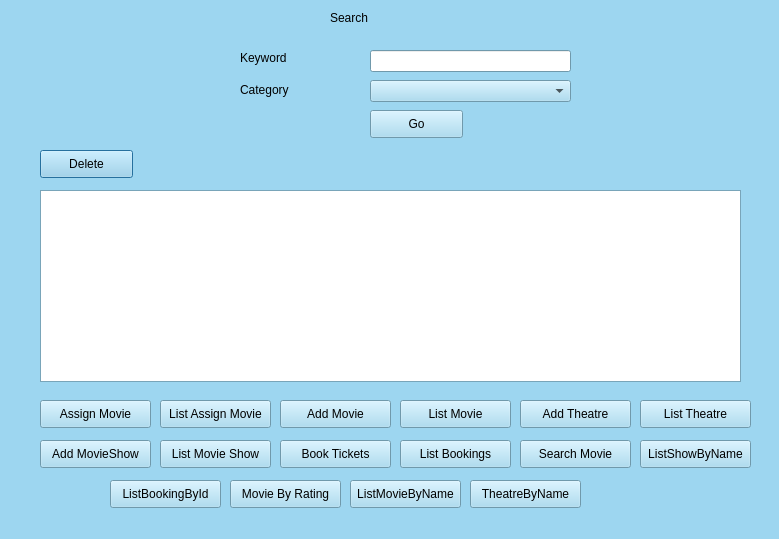
<?xml version="1.0" encoding="UTF-8"?>
<ui version="4.0">
 <class>AdmDialog</class>
 <widget class="QDialog" name="AdmDialog">
  <property name="geometry">
   <rect>
    <x>0</x>
    <y>0</y>
    <width>779</width>
    <height>539</height>
   </rect>
  </property>
  <property name="palette">
   <palette>
    <active>
     <colorrole role="WindowText">
      <brush brushstyle="SolidPattern">
       <color alpha="255">
        <red>0</red>
        <green>0</green>
        <blue>0</blue>
       </color>
      </brush>
     </colorrole>
     <colorrole role="Button">
      <brush brushstyle="SolidPattern">
       <color alpha="255">
        <red>157</red>
        <green>214</green>
        <blue>240</blue>
       </color>
      </brush>
     </colorrole>
     <colorrole role="Light">
      <brush brushstyle="SolidPattern">
       <color alpha="255">
        <red>255</red>
        <green>255</green>
        <blue>255</blue>
       </color>
      </brush>
     </colorrole>
     <colorrole role="Midlight">
      <brush brushstyle="SolidPattern">
       <color alpha="255">
        <red>206</red>
        <green>234</green>
        <blue>247</blue>
       </color>
      </brush>
     </colorrole>
     <colorrole role="Dark">
      <brush brushstyle="SolidPattern">
       <color alpha="255">
        <red>78</red>
        <green>107</green>
        <blue>120</blue>
       </color>
      </brush>
     </colorrole>
     <colorrole role="Mid">
      <brush brushstyle="SolidPattern">
       <color alpha="255">
        <red>105</red>
        <green>143</green>
        <blue>160</blue>
       </color>
      </brush>
     </colorrole>
     <colorrole role="Text">
      <brush brushstyle="SolidPattern">
       <color alpha="255">
        <red>0</red>
        <green>0</green>
        <blue>0</blue>
       </color>
      </brush>
     </colorrole>
     <colorrole role="BrightText">
      <brush brushstyle="SolidPattern">
       <color alpha="255">
        <red>255</red>
        <green>255</green>
        <blue>255</blue>
       </color>
      </brush>
     </colorrole>
     <colorrole role="ButtonText">
      <brush brushstyle="SolidPattern">
       <color alpha="255">
        <red>0</red>
        <green>0</green>
        <blue>0</blue>
       </color>
      </brush>
     </colorrole>
     <colorrole role="Base">
      <brush brushstyle="SolidPattern">
       <color alpha="255">
        <red>255</red>
        <green>255</green>
        <blue>255</blue>
       </color>
      </brush>
     </colorrole>
     <colorrole role="Window">
      <brush brushstyle="SolidPattern">
       <color alpha="255">
        <red>157</red>
        <green>214</green>
        <blue>240</blue>
       </color>
      </brush>
     </colorrole>
     <colorrole role="Shadow">
      <brush brushstyle="SolidPattern">
       <color alpha="255">
        <red>0</red>
        <green>0</green>
        <blue>0</blue>
       </color>
      </brush>
     </colorrole>
     <colorrole role="AlternateBase">
      <brush brushstyle="SolidPattern">
       <color alpha="255">
        <red>206</red>
        <green>234</green>
        <blue>247</blue>
       </color>
      </brush>
     </colorrole>
     <colorrole role="ToolTipBase">
      <brush brushstyle="SolidPattern">
       <color alpha="255">
        <red>255</red>
        <green>255</green>
        <blue>220</blue>
       </color>
      </brush>
     </colorrole>
     <colorrole role="ToolTipText">
      <brush brushstyle="SolidPattern">
       <color alpha="255">
        <red>0</red>
        <green>0</green>
        <blue>0</blue>
       </color>
      </brush>
     </colorrole>
    </active>
    <inactive>
     <colorrole role="WindowText">
      <brush brushstyle="SolidPattern">
       <color alpha="255">
        <red>0</red>
        <green>0</green>
        <blue>0</blue>
       </color>
      </brush>
     </colorrole>
     <colorrole role="Button">
      <brush brushstyle="SolidPattern">
       <color alpha="255">
        <red>157</red>
        <green>214</green>
        <blue>240</blue>
       </color>
      </brush>
     </colorrole>
     <colorrole role="Light">
      <brush brushstyle="SolidPattern">
       <color alpha="255">
        <red>255</red>
        <green>255</green>
        <blue>255</blue>
       </color>
      </brush>
     </colorrole>
     <colorrole role="Midlight">
      <brush brushstyle="SolidPattern">
       <color alpha="255">
        <red>206</red>
        <green>234</green>
        <blue>247</blue>
       </color>
      </brush>
     </colorrole>
     <colorrole role="Dark">
      <brush brushstyle="SolidPattern">
       <color alpha="255">
        <red>78</red>
        <green>107</green>
        <blue>120</blue>
       </color>
      </brush>
     </colorrole>
     <colorrole role="Mid">
      <brush brushstyle="SolidPattern">
       <color alpha="255">
        <red>105</red>
        <green>143</green>
        <blue>160</blue>
       </color>
      </brush>
     </colorrole>
     <colorrole role="Text">
      <brush brushstyle="SolidPattern">
       <color alpha="255">
        <red>0</red>
        <green>0</green>
        <blue>0</blue>
       </color>
      </brush>
     </colorrole>
     <colorrole role="BrightText">
      <brush brushstyle="SolidPattern">
       <color alpha="255">
        <red>255</red>
        <green>255</green>
        <blue>255</blue>
       </color>
      </brush>
     </colorrole>
     <colorrole role="ButtonText">
      <brush brushstyle="SolidPattern">
       <color alpha="255">
        <red>0</red>
        <green>0</green>
        <blue>0</blue>
       </color>
      </brush>
     </colorrole>
     <colorrole role="Base">
      <brush brushstyle="SolidPattern">
       <color alpha="255">
        <red>255</red>
        <green>255</green>
        <blue>255</blue>
       </color>
      </brush>
     </colorrole>
     <colorrole role="Window">
      <brush brushstyle="SolidPattern">
       <color alpha="255">
        <red>157</red>
        <green>214</green>
        <blue>240</blue>
       </color>
      </brush>
     </colorrole>
     <colorrole role="Shadow">
      <brush brushstyle="SolidPattern">
       <color alpha="255">
        <red>0</red>
        <green>0</green>
        <blue>0</blue>
       </color>
      </brush>
     </colorrole>
     <colorrole role="AlternateBase">
      <brush brushstyle="SolidPattern">
       <color alpha="255">
        <red>206</red>
        <green>234</green>
        <blue>247</blue>
       </color>
      </brush>
     </colorrole>
     <colorrole role="ToolTipBase">
      <brush brushstyle="SolidPattern">
       <color alpha="255">
        <red>255</red>
        <green>255</green>
        <blue>220</blue>
       </color>
      </brush>
     </colorrole>
     <colorrole role="ToolTipText">
      <brush brushstyle="SolidPattern">
       <color alpha="255">
        <red>0</red>
        <green>0</green>
        <blue>0</blue>
       </color>
      </brush>
     </colorrole>
    </inactive>
    <disabled>
     <colorrole role="WindowText">
      <brush brushstyle="SolidPattern">
       <color alpha="255">
        <red>78</red>
        <green>107</green>
        <blue>120</blue>
       </color>
      </brush>
     </colorrole>
     <colorrole role="Button">
      <brush brushstyle="SolidPattern">
       <color alpha="255">
        <red>157</red>
        <green>214</green>
        <blue>240</blue>
       </color>
      </brush>
     </colorrole>
     <colorrole role="Light">
      <brush brushstyle="SolidPattern">
       <color alpha="255">
        <red>255</red>
        <green>255</green>
        <blue>255</blue>
       </color>
      </brush>
     </colorrole>
     <colorrole role="Midlight">
      <brush brushstyle="SolidPattern">
       <color alpha="255">
        <red>206</red>
        <green>234</green>
        <blue>247</blue>
       </color>
      </brush>
     </colorrole>
     <colorrole role="Dark">
      <brush brushstyle="SolidPattern">
       <color alpha="255">
        <red>78</red>
        <green>107</green>
        <blue>120</blue>
       </color>
      </brush>
     </colorrole>
     <colorrole role="Mid">
      <brush brushstyle="SolidPattern">
       <color alpha="255">
        <red>105</red>
        <green>143</green>
        <blue>160</blue>
       </color>
      </brush>
     </colorrole>
     <colorrole role="Text">
      <brush brushstyle="SolidPattern">
       <color alpha="255">
        <red>78</red>
        <green>107</green>
        <blue>120</blue>
       </color>
      </brush>
     </colorrole>
     <colorrole role="BrightText">
      <brush brushstyle="SolidPattern">
       <color alpha="255">
        <red>255</red>
        <green>255</green>
        <blue>255</blue>
       </color>
      </brush>
     </colorrole>
     <colorrole role="ButtonText">
      <brush brushstyle="SolidPattern">
       <color alpha="255">
        <red>78</red>
        <green>107</green>
        <blue>120</blue>
       </color>
      </brush>
     </colorrole>
     <colorrole role="Base">
      <brush brushstyle="SolidPattern">
       <color alpha="255">
        <red>157</red>
        <green>214</green>
        <blue>240</blue>
       </color>
      </brush>
     </colorrole>
     <colorrole role="Window">
      <brush brushstyle="SolidPattern">
       <color alpha="255">
        <red>157</red>
        <green>214</green>
        <blue>240</blue>
       </color>
      </brush>
     </colorrole>
     <colorrole role="Shadow">
      <brush brushstyle="SolidPattern">
       <color alpha="255">
        <red>0</red>
        <green>0</green>
        <blue>0</blue>
       </color>
      </brush>
     </colorrole>
     <colorrole role="AlternateBase">
      <brush brushstyle="SolidPattern">
       <color alpha="255">
        <red>157</red>
        <green>214</green>
        <blue>240</blue>
       </color>
      </brush>
     </colorrole>
     <colorrole role="ToolTipBase">
      <brush brushstyle="SolidPattern">
       <color alpha="255">
        <red>255</red>
        <green>255</green>
        <blue>220</blue>
       </color>
      </brush>
     </colorrole>
     <colorrole role="ToolTipText">
      <brush brushstyle="SolidPattern">
       <color alpha="255">
        <red>0</red>
        <green>0</green>
        <blue>0</blue>
       </color>
      </brush>
     </colorrole>
    </disabled>
   </palette>
  </property>
  <property name="windowTitle">
   <string>Dialog</string>
  </property>
  <widget class="QPushButton" name="btnDelete">
   <property name="geometry">
    <rect>
     <x>40</x>
     <y>150</y>
     <width>93</width>
     <height>28</height>
    </rect>
   </property>
   <property name="text">
    <string>Delete</string>
   </property>
  </widget>
  <widget class="QTableView" name="tableView">
   <property name="geometry">
    <rect>
     <x>40</x>
     <y>190</y>
     <width>701</width>
     <height>192</height>
    </rect>
   </property>
  </widget>
  <widget class="QPushButton" name="pushButton">
   <property name="geometry">
    <rect>
     <x>40</x>
     <y>400</y>
     <width>111</width>
     <height>28</height>
    </rect>
   </property>
   <property name="text">
    <string>Assign Movie</string>
   </property>
  </widget>
  <widget class="QLabel" name="label">
   <property name="geometry">
    <rect>
     <x>330</x>
     <y>10</y>
     <width>151</width>
     <height>16</height>
    </rect>
   </property>
   <property name="text">
    <string>Search</string>
   </property>
  </widget>
  <widget class="QLabel" name="label_2">
   <property name="geometry">
    <rect>
     <x>240</x>
     <y>50</y>
     <width>111</width>
     <height>16</height>
    </rect>
   </property>
   <property name="text">
    <string>Keyword</string>
   </property>
  </widget>
  <widget class="QLabel" name="label_3">
   <property name="geometry">
    <rect>
     <x>240</x>
     <y>80</y>
     <width>81</width>
     <height>20</height>
    </rect>
   </property>
   <property name="text">
    <string>Category</string>
   </property>
  </widget>
  <widget class="QLineEdit" name="edtKeword">
   <property name="geometry">
    <rect>
     <x>370</x>
     <y>50</y>
     <width>201</width>
     <height>22</height>
    </rect>
   </property>
  </widget>
  <widget class="QComboBox" name="cmbCat">
   <property name="geometry">
    <rect>
     <x>370</x>
     <y>80</y>
     <width>201</width>
     <height>22</height>
    </rect>
   </property>
  </widget>
  <widget class="QPushButton" name="btnGo">
   <property name="geometry">
    <rect>
     <x>370</x>
     <y>110</y>
     <width>93</width>
     <height>28</height>
    </rect>
   </property>
   <property name="text">
    <string>Go</string>
   </property>
  </widget>
  <widget class="QPushButton" name="btnLstAsMov">
   <property name="geometry">
    <rect>
     <x>160</x>
     <y>400</y>
     <width>111</width>
     <height>28</height>
    </rect>
   </property>
   <property name="text">
    <string>List Assign Movie</string>
   </property>
  </widget>
  <widget class="QPushButton" name="btnAddMov">
   <property name="geometry">
    <rect>
     <x>280</x>
     <y>400</y>
     <width>111</width>
     <height>28</height>
    </rect>
   </property>
   <property name="text">
    <string>Add Movie</string>
   </property>
  </widget>
  <widget class="QPushButton" name="btnLstMov">
   <property name="geometry">
    <rect>
     <x>400</x>
     <y>400</y>
     <width>111</width>
     <height>28</height>
    </rect>
   </property>
   <property name="text">
    <string>List Movie</string>
   </property>
  </widget>
  <widget class="QPushButton" name="btnAddTh">
   <property name="geometry">
    <rect>
     <x>520</x>
     <y>400</y>
     <width>111</width>
     <height>28</height>
    </rect>
   </property>
   <property name="text">
    <string>Add Theatre</string>
   </property>
  </widget>
  <widget class="QPushButton" name="btnLstMov_2">
   <property name="geometry">
    <rect>
     <x>640</x>
     <y>400</y>
     <width>111</width>
     <height>28</height>
    </rect>
   </property>
   <property name="text">
    <string>List Theatre</string>
   </property>
  </widget>
  <widget class="QPushButton" name="btnAddMov_2">
   <property name="geometry">
    <rect>
     <x>40</x>
     <y>440</y>
     <width>111</width>
     <height>28</height>
    </rect>
   </property>
   <property name="text">
    <string>Add MovieShow</string>
   </property>
  </widget>
  <widget class="QPushButton" name="btnLstAsMov_2">
   <property name="geometry">
    <rect>
     <x>160</x>
     <y>440</y>
     <width>111</width>
     <height>28</height>
    </rect>
   </property>
   <property name="text">
    <string>List Movie Show</string>
   </property>
  </widget>
  <widget class="QPushButton" name="btnAddMov_3">
   <property name="geometry">
    <rect>
     <x>280</x>
     <y>440</y>
     <width>111</width>
     <height>28</height>
    </rect>
   </property>
   <property name="text">
    <string>Book Tickets</string>
   </property>
  </widget>
  <widget class="QPushButton" name="btnLstMov_3">
   <property name="geometry">
    <rect>
     <x>400</x>
     <y>440</y>
     <width>111</width>
     <height>28</height>
    </rect>
   </property>
   <property name="text">
    <string>List Bookings</string>
   </property>
  </widget>
  <widget class="QPushButton" name="btnSrcMov">
   <property name="geometry">
    <rect>
     <x>520</x>
     <y>440</y>
     <width>111</width>
     <height>28</height>
    </rect>
   </property>
   <property name="text">
    <string>Search Movie</string>
   </property>
  </widget>
  <widget class="QPushButton" name="btnLstMov_4">
   <property name="geometry">
    <rect>
     <x>640</x>
     <y>440</y>
     <width>111</width>
     <height>28</height>
    </rect>
   </property>
   <property name="text">
    <string>ListShowByName</string>
   </property>
  </widget>
  <widget class="QPushButton" name="btnBkById">
   <property name="geometry">
    <rect>
     <x>110</x>
     <y>480</y>
     <width>111</width>
     <height>28</height>
    </rect>
   </property>
   <property name="text">
    <string>ListBookingById</string>
   </property>
  </widget>
  <widget class="QPushButton" name="btnMovRt">
   <property name="geometry">
    <rect>
     <x>230</x>
     <y>480</y>
     <width>111</width>
     <height>28</height>
    </rect>
   </property>
   <property name="text">
    <string>Movie By Rating</string>
   </property>
  </widget>
  <widget class="QPushButton" name="btnMovByNamr">
   <property name="geometry">
    <rect>
     <x>350</x>
     <y>480</y>
     <width>111</width>
     <height>28</height>
    </rect>
   </property>
   <property name="text">
    <string>ListMovieByName</string>
   </property>
  </widget>
  <widget class="QPushButton" name="btnThByNm">
   <property name="geometry">
    <rect>
     <x>470</x>
     <y>480</y>
     <width>111</width>
     <height>28</height>
    </rect>
   </property>
   <property name="text">
    <string>TheatreByName</string>
   </property>
  </widget>
 </widget>
 <resources/>
 <connections/>
</ui>
